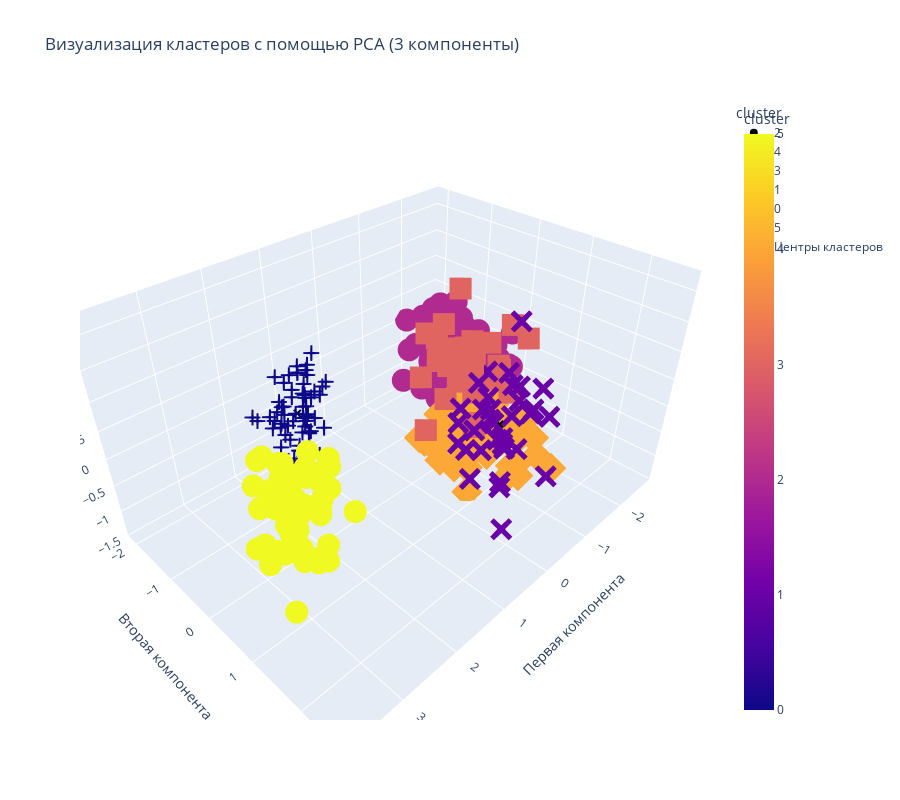

The notebook cell saved with this chart:
### Code cell
features = ['culmen_length_mm', 'culmen_depth_mm', 'flipper_length_mm', 'body_mass_g']
X = train_df[features]
scaler = StandardScaler()
X_scaled = scaler.fit_transform(X)

best_kmeans = KMeans(n_clusters=6, init='random', max_iter=50, algorithm='lloyd', random_state=42)
train_df['cluster'] = best_kmeans.fit_predict(X_scaled)

pca = PCA(n_components=3)
X_pca = pca.fit_transform(X_scaled)
centers_pca = pca.transform(best_kmeans.cluster_centers_)

train_df[['PCA1', 'PCA2', 'PCA3']] = X_pca

# Визуализация в Plotly
fig = px.scatter_3d(train_df, x='PCA1', y='PCA2', z='PCA3', 
                    color='cluster', symbol='cluster',
                    title='Визуализация кластеров с помощью PCA (3 компоненты)',
                    labels={'PCA1': 'Первая компонента', 'PCA2': 'Вторая компонента', 'PCA3': 'Третья компонента'})

fig.add_trace(go.Scatter3d(x=centers_pca[:, 0], y=centers_pca[:, 1], z=centers_pca[:, 2],
                           mode='markers', marker=dict(size=3, color='black', symbol='x'),
                           name='Центры кластеров'))

fig.update_layout(height=800)  
fig.show()
